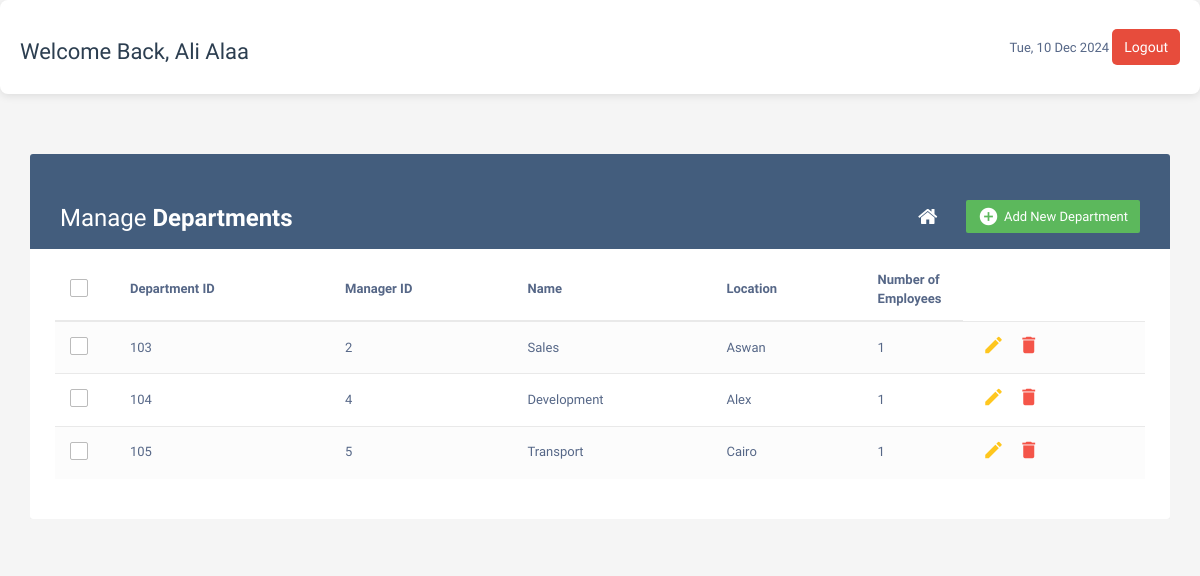
/Database/depcrud.php (signed in), run on the app's committed database.
### tables this page shows
CREATE TABLE `department` (
  `department_id` int(11) NOT NULL,
  `manager_id` int(11) DEFAULT NULL,
  `name` varchar(225) NOT NULL,
  `location` varchar(225) NOT NULL,
  `emps_number` int(12) NOT NULL
);

### Database/depcrud.php (the view, shortened to what this page needs)
<?php include("config.php"); ?>
<?php
$user_name = $_SESSION['user_name'];
?>
<!DOCTYPE html>
<html lang="en">
<head>
    <link rel="stylesheet" href="https://maxcdn.bootstrapcdn.com/font-awesome/4.7.0/css/font-awesome.min.css">
    <link rel="stylesheet" href="https://maxcdn.bootstrapcdn.com/bootstrap/3.3.7/css/bootstrap.min.css">
    <link rel="stylesheet" href="dashboard.css">
</head>
<body>
<div class="header">
    <h3>Welcome Back, <?php echo $user_name; ?></h3>
    <div>
      <span id="currentDate"></span>
      <button class="btn-signout ms-3" onclick="logout()">Logout</button>
    </div>
</div>
    <div class="container">
        <div class="table-responsive">
            <div class="table-wrapper">
                <div class="table-title">
                    <div class="row">
                        <div class="col-xs-6">
                            <h2>Manage <b>Departments</b></h2>
                        </div>
                        <div class="col-xs-6">
                            <a href="#addEmployeeModal" class="btn btn-success" data-toggle="modal"><i class="material-icons">&#xE147;</i> <span>Add New Department</span></a>
                            <a href="dashboard.php" class="btn btn-secondary"><i class="fa fa-home"></i></a>
                        </div>
                    </div>
                </div>
                <table class="table table-striped table-hover">
                    <thead>
                        <tr>
                            <th>
                                <span class="custom-checkbox">
                                    <label for="selectAll"></label>
                                </span>
                            </th>
                            <th>Department ID</th>
                            <th>Manager ID</th>
                            <th>Name</th>
                            <th>Location</th>
                            <th>Number of Employees</th>
                        </tr>
                    </thead>
                    <tbody>
                        <?php
                        $query = "
            SELECT
            *  FROM department
        ";
                        $result = $database->prepare($query);
                        if (!$result) {
                            die("query failed" . mysqli_error($mysql));
                        } else {
                            $stmt = $database->prepare($query);
                            $stmt->execute();
                            $result = $stmt->fetchAll(PDO::FETCH_ASSOC);
                            foreach ($result as $row) {
                        ?>
                                <tr>
                                    <td>
                                        <span class="custom-checkbox">
                                            <label for="checkbox1"></label>
                                        </span>
                                    </td>
                                    <td><?php echo $row['department_id']; ?></td>
                                    <td><?php echo $row['manager_id']; ?></td>
                                    <td><?php echo $row['name']; ?></td>
                                    <td><?php echo $row['location']; ?></td>
                                    <td><?php echo $row['emps_number']; ?></td>
                                    <td>
                                        <a href="update_dep.php?id=<?php echo $row['department_id']; ?>" class="edit"><i class="material-icons" data-toggle="tooltip" title="Edit">&#xE254;</i></a>
                                        <a href="delete_dep.php?id=<?php echo $row['department_id']; ?>" class="delete" data-toggle="modal"><i class="material-icons" data-toggle="tooltip" title="Delete">&#xE872;</i></a>
                                    </td>
                                </tr>
                        <?php
                            }
                        }
                        ?>
                    </tbody>
                </table>
            </div>
        </div>
    </div>
</body>
</html>

### Database/dashboard.css (style rules this page uses)
body { font-family: 'Arial', sans-serif; background-color: #f4f6f9; color: #333; }
.header { display: flex; justify-content: space-between; align-items: center; background-color: #fff; padding: 20px; border-radius: 8px; box-shadow: 0px 2px 8px rgba(0, 0, 0, 0.1); margin-bottom: 30px; }
.header h3 { font-size: 22px; color: #2c3e50; }
.header .btn-signout { background-color: #e74c3c; color: white; border-radius: 5px; font-size: 14px; padding: 8px 12px; border: none; cursor: pointer; transition: background-color 0.3s ease; }
.row { margin-top: 30px; }

### Database/depcrud.php (style rules this page uses)
body { color: #566787; background: #f5f5f5; font-family: 'Varela Round', sans-serif; font-size: 13px; }
.table-responsive { margin: 30px 0; }
.table-wrapper { min-width: 1000px; background: #fff; padding: 20px 25px; border-radius: 3px; box-shadow: 0 1px 1px rgba(0, 0, 0, .05); }
.table-title { padding-bottom: 15px; background: #435d7d; color: #fff; padding: 16px 30px; margin: -20px -25px 10px; border-radius: 3px 3px 0 0; }
.table-title h2 { margin: 5px 0 0; font-size: 24px; }
.table-title .btn { color: #fff; float: right; font-size: 13px; border: none; min-width: 50px; border-radius: 2px; border: none; outline: none !important; margin-left: 10px; }
.table-title .btn i { float: left; font-size: 21px; margin-right: 5px; }
.table-title .btn span { float: left; margin-top: 2px; }
table.table tr th, table.table tr td { border-color: #e9e9e9; padding: 12px 15px; vertical-align: middle; }
table.table tr th:first-child { width: 60px; }
table.table tr th:last-child { width: 100px; }
table.table-striped tbody tr:nth-of-type(odd) { background-color: #fcfcfc; }
table.table td:last-child i { opacity: 0.9; font-size: 22px; margin: 0 5px; }
table.table td a { font-weight: bold; color: #566787; display: inline-block; text-decoration: none; outline: none !important; }
table.table td a.edit { color: #FFC107; }
table.table td a.delete { color: #F44336; }
table.table td i { font-size: 19px; }
.custom-checkbox { position: relative; }
.custom-checkbox label:before { width: 18px; height: 18px; }
.custom-checkbox label:before { content: ''; margin-right: 10px; display: inline-block; vertical-align: text-top; background: white; border: 1px solid #bbb; border-radius: 2px; box-sizing: border-box; z-index: 2; }

### data on the page
department: department_id "103", manager "2", name "Sales", location "Aswan", emps_number "1"
department: department_id "104", manager "4", name "Development", location "Alex", emps_number "1"
department: department_id "105", manager "5", name "Transport", location "Cairo", emps_number "1"

### other printed values
$user_name "Ali Alaa"
